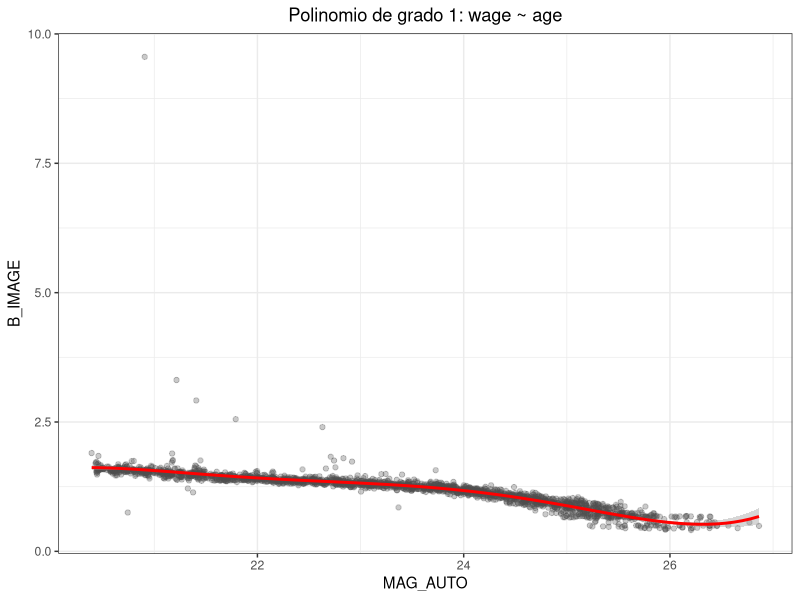
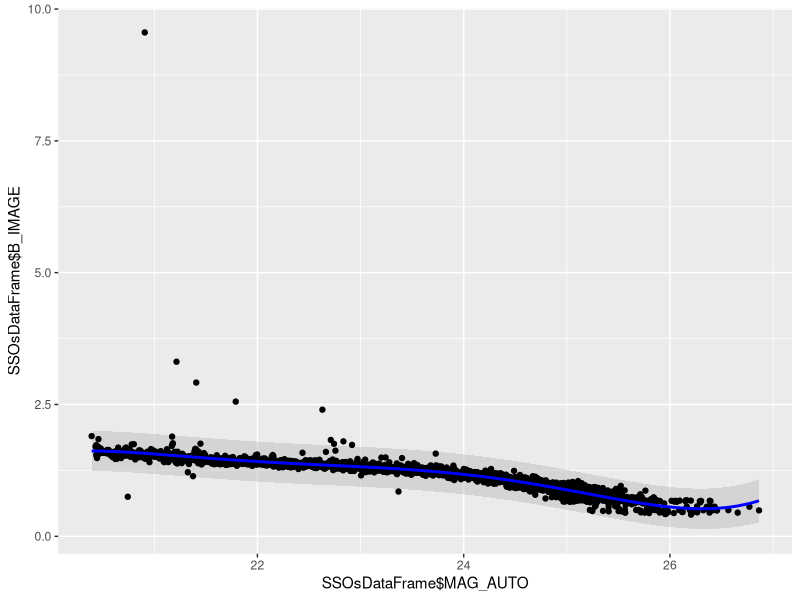

Write R code to recreate these figures, in order.
# Read CSV into R
SSOsDataFrame <- read.csv(file="ssos_2.csv", header=TRUE, sep=",")

library(MASS)
library(ggplot2)
library(boot)

# cv_MSE_k10 <- rep(NA,10)
# 
# for (i in 1:10) {
#   modelo <- glm(B_IMAGE ~ poly(MAG_AUTO, i, raw=TRUE), data = SSOsDataFrame)
#   set.seed(17)
#   cv_MSE_k10[i] <- cv.glm(data = SSOsDataFrame, glmfit = modelo, K = 10)$delta[1]
# }
# p4 <- ggplot(data = data.frame(polinomio = 1:10, cv_MSE = cv_MSE_k10),
#              aes(x = polinomio, y = cv_MSE)) +
#       geom_point(colour = c("firebrick3")) +
#       geom_path()
# p4 <- p4 + theme(panel.grid.major = element_line(colour  =  'gray90'))
# p4 <- p4 + theme(plot.title = element_text(face  =  'bold'))
# p4 <- p4 + theme(panel.background = element_rect(fill  =  'gray98'))
# p4 <- p4 + labs(title  =  'Test Error ~ Grado del polinomio')
# p4 <- p4 + scale_x_continuous(breaks = 1:10)
# print(p4)


out <- ggplot(data = SSOsDataFrame, aes(x = MAG_AUTO, y = B_IMAGE)) +
              geom_point(color = "grey30", alpha = 0.3) + 
              geom_smooth(method = "lm", formula = y ~ poly(x, 5, raw=TRUE), color = "red") +
              labs(title = "Polinomio de grado 1: wage ~ age") +
              theme_bw() +
              theme(plot.title = element_text(hjust = 0.5))

# print(out)

modelo_poli5 <- lm(B_IMAGE ~ poly(MAG_AUTO, 5, raw=TRUE), data = SSOsDataFrame)
# print(summary(modelo_poli5))
# print(modelo_poli5$coefficients)

mpi <- cbind(SSOsDataFrame, predict(modelo_poli5, interval = "prediction"))
out_2 <- ggplot(mpi, aes(x = SSOsDataFrame$MAG_AUTO)) +
                geom_ribbon(aes(ymin = lwr, ymax = upr), fill = "gray", alpha = 0.5) +
                geom_point(aes(y = SSOsDataFrame$B_IMAGE)) +
                geom_line(aes(y = fit), colour = "blue", size = 1)
# print(summary(mpi$fit))
# print(out_2)

out_3 <- predict(modelo_poli5, se.fit = TRUE, scale = NULL, df = Inf,
                 interval = c("prediction"), level = 0.95, type = c("response"))
# print(summary(out_3))
out_matrix <- out_3$fit
fit_list <- out_matrix[, "fit"]
lwr_list <- out_matrix[, "lwr"]
upr_list <- out_matrix[, "upr"]
print(max(fit_list))
